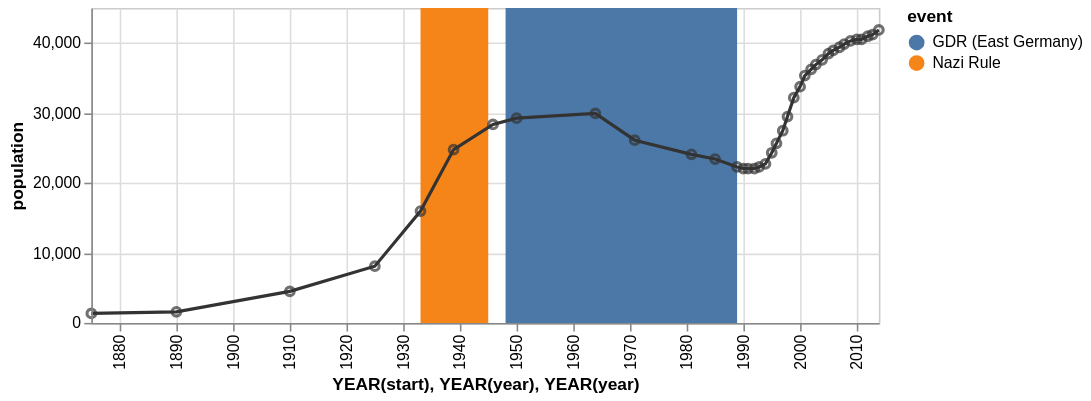

Source (Vega-Lite JSON):
### Vega specification from a JSON file in a GitHub repository (floating-point values rounded to 4 significant figures)
{"$schema": "https://vega.github.io/schema/vega/v3.0.json", "description": "The population of the German city of Falkensee over time", "autosize": "pad", "padding": 5, "style": "cell", "data": [{"name": "source_0", "values": [{"year": "1875", "population": 1309}, {"year": "1890", "population": 1558}, {"year": "1910", "population": 4512}, {"year": "1925", "population": 8180}, {"year": "1933", "population": 15915}, {"year": "1939", "population": 24824}, {"year": "1946", "population": 28275}, {"year": "1950", "population": 29189}, {"year": "1964", "population": 29881}, {"year": "1971", "population": 26007}, {"year": "1981", "population": 24029}, {"year": "1985", "population": 23340}, {"year": "1989", "population": 22307}, {"year": "1990", "population": 22087}, {"year": "1991", "population": 22139}, {"year": "1992", "population": 22105}, {"year": "1993", "population": 22242}, {"year": "1994", "population": 22801}, {"year": "1995", "population": 24273}, {"year": "1996", "population": 25640}, {"year": "1997", "population": 27393}, {"year": "1998", "population": 29505}, {"year": "1999", "population": 32124}, {"year": "2000", "population": 33791}, {"year": "2001", "population": 35297}, {"year": "2002", "population": 36179}, {"year": "2003", "population": 36829}, {"year": "2004", "population": 37493}, {"year": "2005", "population": 38376}, {"year": "2006", "population": 39008}, {"year": "2007", "population": 39366}, {"year": "2008", "population": 39821}, {"year": "2009", "population": 40179}, {"year": "2010", "population": 40511}, {"year": "2011", "population": 40465}, {"year": "2012", "population": 40905}, {"year": "2013", "population": 41258}, {"year": "2014", "population": 41777}]}, {"name": "source_1", "values": [{"start": "1933", "end": "1945", "event": "Nazi Rule"}, {"start": "1948", "end": "1989", "event": "GDR (East Germany)"}]}, {"name": "data_0", "source": "source_0", "transform": [{"type": "formula", "expr": "timeParse(datum[\"year\"],'%Y')", "as": "year"}]}, {"name": "data_1", "source": "data_0", "transform": [{"type": "formula", "expr": "toDate(datum[\"year\"])", "as": "year"}, {"type": "formula", "expr": "toNumber(datum[\"population\"])", "as": "population"}, {"type": "filter", "expr": "datum[\"year\"] !== null && !isNaN(datum[\"year\"]) && datum[\"population\"] !== null && !isNaN(datum[\"population\"])"}, {"type": "formula", "as": "year_year", "expr": "datetime(year(datum[\"year\"]), 0, 1, 0, 0, 0, 0)"}]}, {"name": "data_2", "source": "data_0", "transform": [{"type": "formula", "expr": "toDate(datum[\"year\"])", "as": "year"}, {"type": "formula", "expr": "toNumber(datum[\"population\"])", "as": "population"}, {"type": "filter", "expr": "datum[\"year\"] !== null && !isNaN(datum[\"year\"]) && datum[\"population\"] !== null && !isNaN(datum[\"population\"])"}, {"type": "formula", "as": "year_year", "expr": "datetime(year(datum[\"year\"]), 0, 1, 0, 0, 0, 0)"}]}, {"name": "data_3", "source": "source_1", "transform": [{"type": "formula", "expr": "timeParse(datum[\"start\"],'%Y')", "as": "start"}, {"type": "formula", "expr": "timeParse(datum[\"end\"],'%Y')", "as": "end"}, {"type": "filter", "expr": "datum[\"start\"] !== null && !isNaN(datum[\"start\"])"}, {"type": "formula", "as": "year_start", "expr": "datetime(year(datum[\"start\"]), 0, 1, 0, 0, 0, 0)"}, {"type": "formula", "as": "year_end", "expr": "datetime(year(datum[\"end\"]), 0, 1, 0, 0, 0, 0)"}]}], "signals": [{"name": "width", "update": "500"}, {"name": "height", "update": "200"}], "marks": [{"name": "layer_0_marks", "type": "rect", "style": ["rect"], "from": {"data": "data_3"}, "encode": {"update": {"x": {"scale": "x", "field": "year_start"}, "x2": {"scale": "x", "field": "year_end"}, "y": {"value": 0}, "y2": {"field": {"group": "height"}}, "fill": {"scale": "color", "field": "event"}}}}, {"name": "layer_1_marks", "type": "line", "style": ["line"], "sort": {"field": "datum[\"year_year\"]", "order": "descending"}, "from": {"data": "data_1"}, "encode": {"update": {"x": {"scale": "x", "field": "year_year"}, "y": {"scale": "y", "field": "population"}, "stroke": {"value": "#333"}}}}, {"name": "layer_2_marks", "type": "symbol", "role": "point", "style": ["point"], "from": {"data": "data_2"}, "encode": {"update": {"x": {"scale": "x", "field": "year_year"}, "y": {"scale": "y", "field": "population"}, "stroke": {"value": "#333"}, "fill": {"value": "transparent"}, "opacity": {"value": 0.7}}}}], "scales": [{"name": "x", "type": "time", "domain": {"fields": [{"data": "data_3", "field": "year_start"}, {"data": "data_3", "field": "year_end"}, {"data": "data_1", "field": "year_year"}, {"data": "data_2", "field": "year_year"}], "sort": true}, "range": [0, {"signal": "width"}], "round": true, "nice": "year"}, {"name": "color", "type": "ordinal", "domain": {"data": "data_3", "field": "event", "sort": true}, "range": "category"}, {"name": "y", "type": "linear", "domain": {"fields": [{"data": "data_1", "field": "population"}, {"data": "data_2", "field": "population"}], "sort": true}, "range": [{"signal": "height"}, 0], "round": true, "nice": true, "zero": true}], "axes": [{"scale": "x", "labelOverlap": true, "orient": "bottom", "tickCount": {"signal": "ceil(width/40)"}, "title": "YEAR(start), YEAR(year), YEAR(year)", "zindex": 1, "encode": {"labels": {"update": {"text": {"signal": "timeFormat(datum.value, '%Y')"}, "angle": {"value": 270}, "align": {"value": "right"}, "baseline": {"value": "middle"}}}}}, {"scale": "x", "domain": false, "grid": true, "labels": false, "maxExtent": 0, "minExtent": 0, "orient": "bottom", "tickCount": {"signal": "ceil(width/40)"}, "ticks": false, "zindex": 0, "gridScale": "y"}, {"scale": "y", "labelOverlap": true, "orient": "left", "tickCount": {"signal": "ceil(height/40)"}, "title": "population", "zindex": 1}, {"scale": "y", "domain": false, "grid": true, "labels": false, "maxExtent": 0, "minExtent": 0, "orient": "left", "tickCount": {"signal": "ceil(height/40)"}, "ticks": false, "zindex": 0, "gridScale": "x"}], "legends": [{"fill": "color", "title": "event"}], "config": {"axis": {"domainColor": "#888", "tickColor": "#888"}, "axisY": {"minExtent": 30}, "style": {"cell": {"fill": "transparent", "stroke": "#ccc"}}}}
